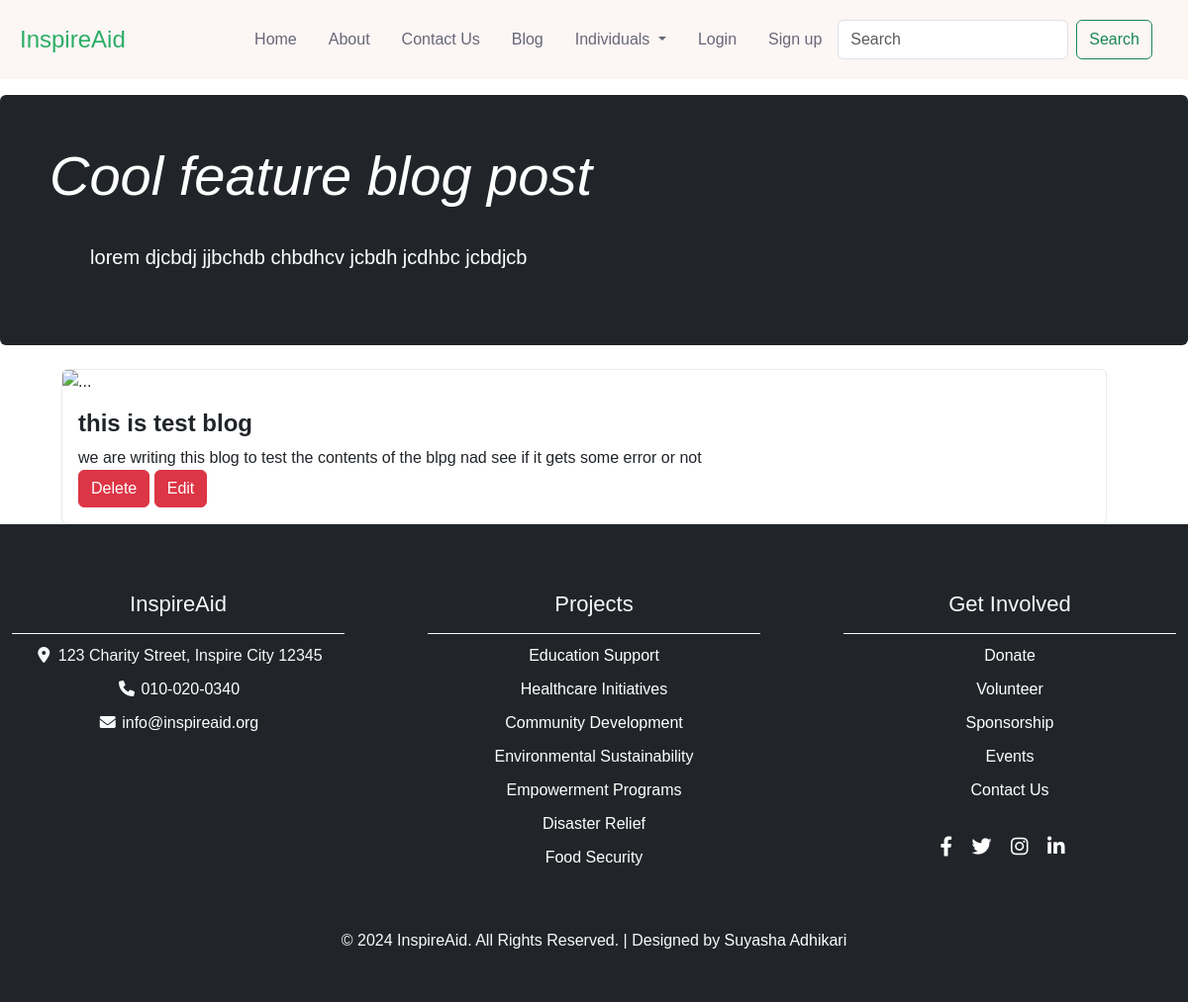
Page /blog/this-is-test-blog-suyasha/ on the committed database.
### blog/models.py (models this page shows, shortened)
class Post(models.Model):
    sno = models.AutoField(primary_key=True)
    title=models.CharField(max_length=255)
    content=models.TextField()
    author=models.CharField(max_length=13)
    slug=models.CharField(max_length=130,unique=True, blank=True)
    timestamp=models.DateTimeField(auto_now_add=True, blank=True)

### blog/views.py (the view)
# urls.py: path('<str:slug>/',views.blogpost, name='blogpost'),
def blogpost(request, slug):
    post= Post.objects.filter (slug=slug).first()
    context={'post': post}
    return render(request,'blog/blogPost.html',context)

### templates/blog/blogPost.html (shortened to what this page needs)
{% extends "base.html" %}
{% block extrastyles %}
    {% load static %}
    <link rel="stylesheet" type="text/css" href="{% static 'blogPost.css' %}">
{% endblock extrastyles %}
{% block body %}
<div style="margin-top: 8%;">
<div class="p-4 p-md-5 mb-4 text-white bg-dark rounded " >
    <div class="col-md-6 px-0">
        <h1 class="display-4 fst-italic"> Cool feature blog post</h1>
        <p class="lead my-3">lorem djcbdj jjbchdb chbdhcv jcbdh jcdhbc jcbdjcb</p>
        <p class="lead mb-0">
        </p>
    </div>
</div>
</div>
<section class="blog-section blog-detail ">
    <div class="container">
        <div class="row ">
            <div class="col-xl-11 mx-auto">
                <div class="card blog-box">
                    <img src="#" class="card-img-top" alt="...">
                    <div class="card-body">
                        <h5 class="card-title">{{post.title}}</h5>
                        <div class="blog-desc">
                            <p class="card-text">{{post.content}}</p>
                        </div>
                        <div>
                            <a href="{% url 'deleteblog' slug=post.slug %}" class="btn btn-danger">Delete</a>
                            <a href="{% url 'editblog' slug=post.slug %}" class="btn btn-danger">Edit</a>
                        </div>
                    </div>
                </div>
            </div>
            </div>
        </div>
</section>
{% endblock body %}

### static/base.css (style rules this page uses)
* { margin: 0; padding: 0; box-sizing: border-box; }

### static/blogPost.css (style rules this page uses)
.blog-box { border: 1px solid #eaeaea; padding: 1rem, 5rem; height: 100%; margin-right: 20px; }
.blog-box .card-img-top { width: 100%; height: 100%; object-fit: cover; object-position: center; }
.blog-box .card-body .card-title { font-size: 24px; font-family: 'Arial'; font-weight: 600; }
.blog-box .card-body .blog-desc p { text-align: justify; }

### templates/base.html (style rules this page uses)
body { font-family: 'Arial', sans-serif; margin: 0; padding: 0; box-sizing: border-box; }
.container { max-width: 1200px; margin: 0 auto; }
.row { display: flex; flex-wrap: wrap; justify-content: space-between; align-items: flex-start; }
.bg-dark { background-color: #333; color: #fff; text-align: center; padding: 20px 0; }
.bg-dark p { padding: 10px; margin: 0; color: #fff; display: inline-block; width: auto; }

### rows in the picture
Post: title "this is test blog", content "we are writing this blog to test the contents of the blpg nad see if it gets some error or not"
